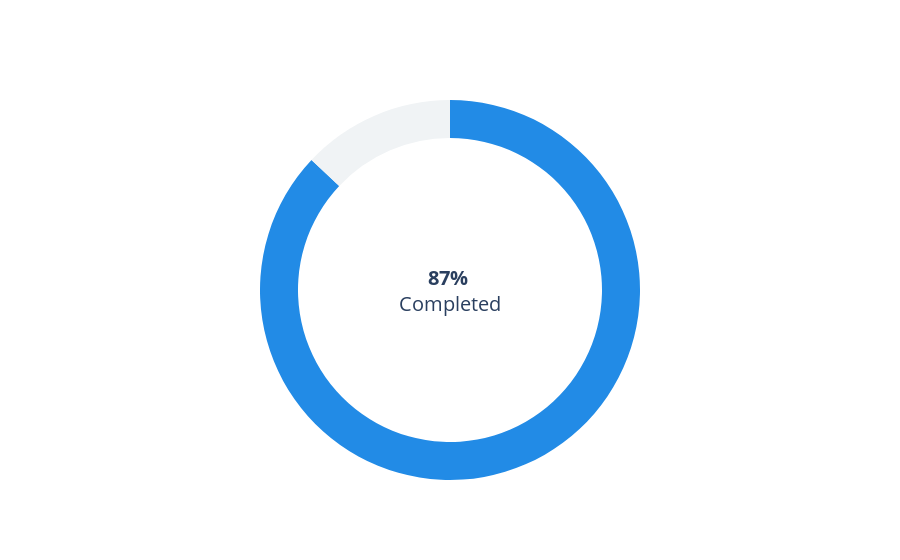

Source (notebook cell):
### Markdown cell above
## Ring Plot

### Code cell
fig = go.Figure()

fig.add_trace(
    go.Pie(
        labels=["A", "B"],
        values=[87, 13],
        name="Progress Ring Plot")
)

# Use `hole` to create a donut-like pie chart
fig.update_traces(
    hole=.8,
    hoverinfo="none",
    textinfo='none',
    marker=dict(colors=["#228be6", "#f0f3f5"]),
)

fig.update_layout(
    annotations=[
        dict(text='<b>87%</b> <br>Completed', x=0.5, y=0.5, font_size=20, showarrow=False)],
    showlegend=False
)

### Figure 1 — Plotly figure (JSON) as saved in the notebook; plotly's stock layout.template omitted (floating-point values rounded to 4 significant figures)
{"data": [{"hole": 0.8, "hoverinfo": "none", "labels": ["A", "B"], "marker": {"colors": ["#228be6", "#f0f3f5"]}, "name": "Progress Ring Plot", "textinfo": "none", "type": "pie", "values": [87, 13]}], "layout": {"annotations": [{"font": {"size": 20}, "showarrow": false, "text": "<b>87%</b> <br>Completed", "x": 0.5, "y": 0.5}], "showlegend": false}}
